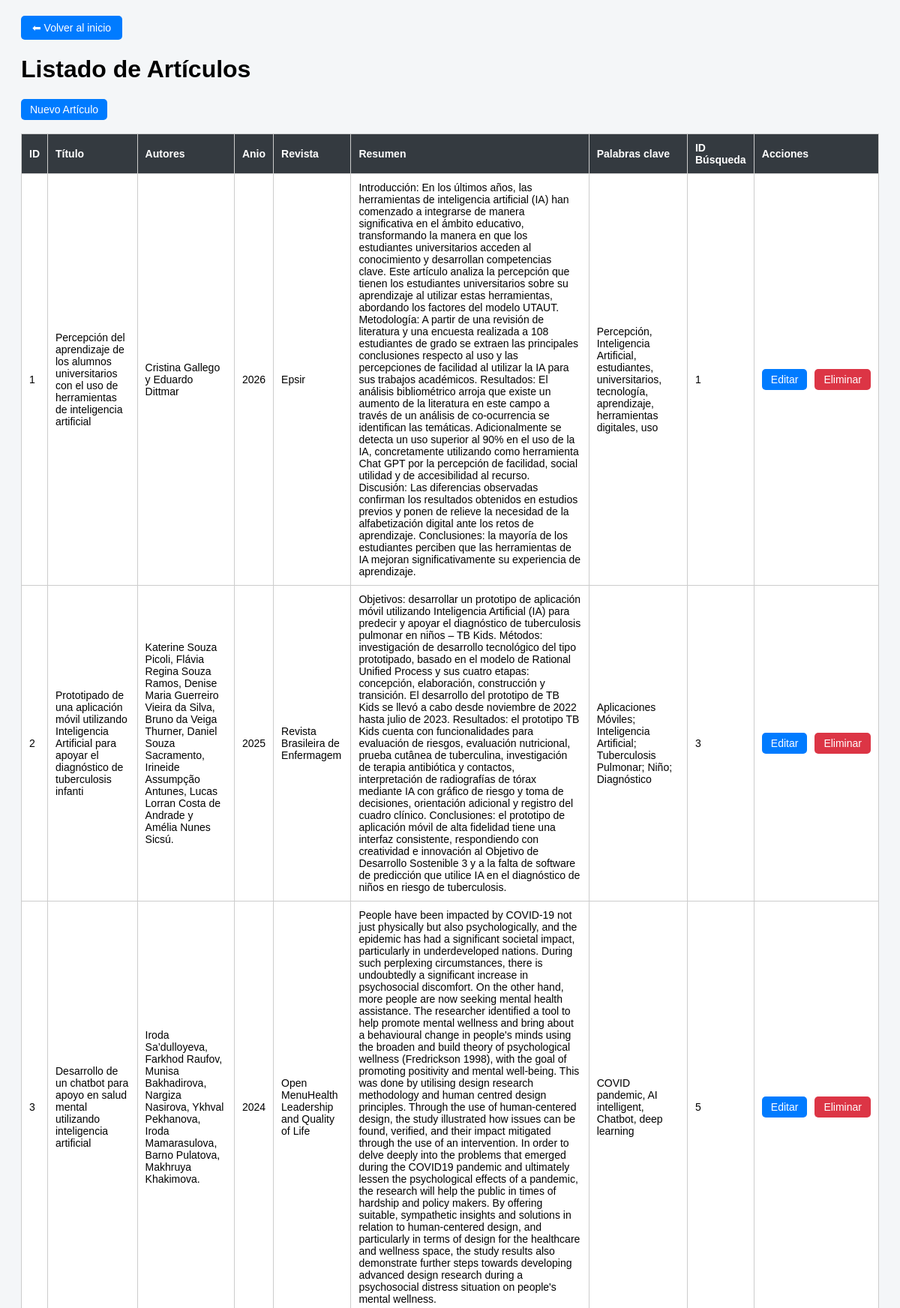
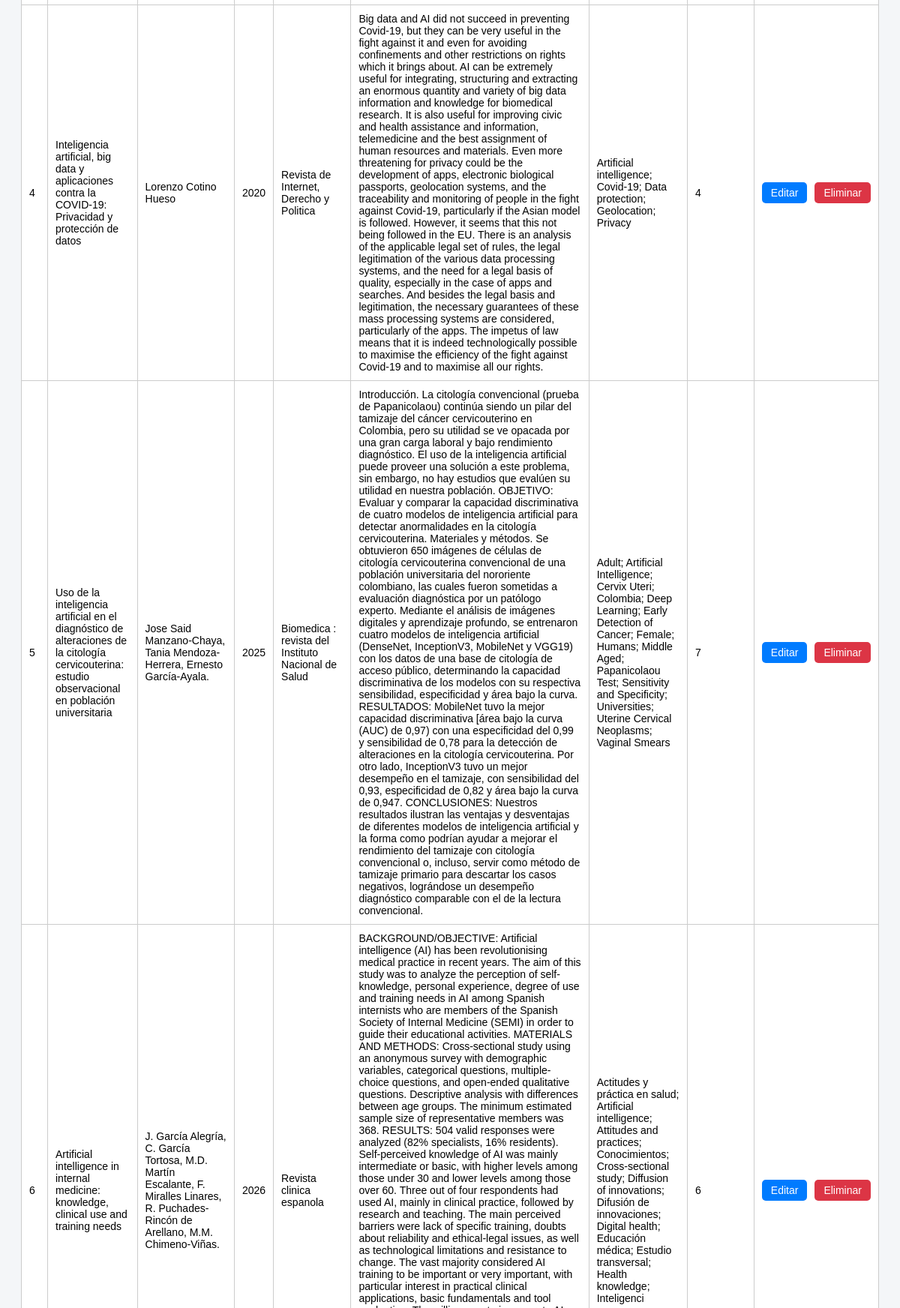
Screenshot of /index.php?modulo=articulo&accion=listar (upper part) with the database file from the repository (2 pictures, top to bottom).
### tables this page shows
CREATE TABLE `tb_articulos` (
  `id_articulos` int(11) NOT NULL,
  `titulo` varchar(255) NOT NULL,
  `autores` varchar(255) NOT NULL,
  `anio` int(11) NOT NULL,
  `revista` varchar(255) NOT NULL,
  `resumen` text NOT NULL,
  `palabras_clave` varchar(255) NOT NULL,
  `busqueda_id` int(11) NOT NULL
);

### Controller/ArticuloController.php (called while the page is built, shortened)
<?php
require_once 'Model/Articulo.php';
class ArticuloController {
public function listar() {
    $articulo = new Articulo();
    $datos = $articulo->obtenerArticulos();
    require_once 'Views/inicio.php';
}
}

### Model/Conexion.php (called while the page is built)
<?php
class Conexion {
    public static function conectar() {
        $host = "localhost";
        $db = "proyectomvc";
        $user = "root";
        $pass = "";
        try {
            $conexion = new PDO(
                "mysql:host=$host;dbname=$db;charset=utf8",
                $user,
                $pass
            );
            $conexion->setAttribute(PDO::ATTR_ERRMODE, PDO::ERRMODE_EXCEPTION);
            return $conexion;
        } catch (PDOException $e) {
            die("Error de conexión: " . $e->getMessage());
        }
    }
}

### Model/Articulo.php (called while the page is built, shortened)
<?php
require_once 'Conexion.php';
class Articulo {
    private $conexion;
    public function __construct() {
        $this->conexion = Conexion::conectar();
    }
    public function obtenerArticulos() {
        $sql = "SELECT * FROM tb_articulos";
        $resultado = $this->conexion->query($sql);
        return $resultado;
    }
}

### Views/inicio.php (the view, shortened to what this page needs)
<!DOCTYPE html>
<html lang="es">
<head>
</head>
<body>
<a href="index.php" class="btn-volver">⬅ Volver al inicio</a>
<br><br>
<h1>Listado de Artículos</h1>
<a href="index.php?modulo=articulo&accion=crear" class="btn btn-editar">Nuevo Artículo</a>
<br><br>
<table>
    <tr>
        <th>ID</th>
        <th>Título</th>
        <th>Autores</th>
        <th>Anio</th>
        <th>Revista</th>
        <th>Resumen</th>
        <th>Palabras clave</th>
        <th>ID Búsqueda</th>
        <th>Acciones</th>
    </tr>
    <?php while ($fila = $datos->fetch(PDO::FETCH_ASSOC)) { ?>
        <tr>
            <td><?php echo $fila['id_articulos']; ?></td>
            <td><?php echo $fila['titulo']; ?></td>
            <td><?php echo $fila['autores']; ?></td>
            <td><?php echo $fila['anio']; ?></td>
            <td><?php echo $fila['revista']; ?></td>
            <td><?php echo $fila['resumen']; ?></td>
            <td><?php echo $fila['palabras_clave']; ?></td>
            <td><?php echo $fila['busqueda_id']; ?></td>
            <td>
                <div class="btn-container">
                    <a href="index.php?modulo=articulo&accion=editar&id=<?php echo $fila['id_articulos']; ?>" class="btn btn-editar">
                        Editar
                    </a>
                    <a href="index.php?modulo=articulo&accion=eliminar&id=<?php echo $fila['id_articulos']; ?>"
                       class="btn btn-eliminar"
                       onclick="return confirm('¿Seguro que deseas eliminar este artículo?');">
                       Eliminar
                    </a>
                </div>
            </td>
        </tr>
    <?php } ?>
</table>
</body>
</html>

### Views/inicio.php (style rules this page uses)
body { font-family: Arial, sans-serif; background-color: #f4f6f8; padding: 20px; }
a { text-decoration: none; padding: 8px 12px; border-radius: 5px; font-size: 14px; }
.btn-volver { background-color: #007bff; color: white; font-size: 14px; border-radius: 5px; padding: 8px 15px; }
table { border-collapse: collapse; width: 100%; background-color: white; }
th, td { padding: 10px; border: 1px solid #ccc; text-align: left; font-size: 14px; }
th { background-color: #343a40; color: white; }
h1 { margin-top: 10px; }
.btn { padding: 6px 12px; border-radius: 5px; font-size: 14px; color: white; text-decoration: none; display: inline-block; }
.btn-editar { background-color: #007bff; }
.btn-eliminar { background-color: #dc3545; }
.btn-container { display: flex; gap: 10px; }

### rows the page displays
tb_articulos: id_articulos "1", titulo "Percepción del aprendizaje de los alumnos universitarios con el uso de herramientas de inteligencia artificial", autores "Cristina Gallego y Eduardo Dittmar", anio "2026", revista "Epsir", resumen "Introducción: En los últimos años, las herramientas de inteligencia artificial (IA) han comenzado a integrarse de manera significativa en el ámbito educativo, transformando la manera en que los estudiantes universitarios acceden al conocimiento y desarrollan competencias clave. Este artículo analiza la percepción que tienen los estudiantes universitarios sobre su aprendizaje al utilizar estas herramientas, abordando los factores del modelo UTAUT. Metodología: A partir de una revisión de literatura y una encuesta realizada a 108 estudiantes de grado se extraen las principales conclusiones respecto al uso y las percepciones de facilidad al utilizar la IA para sus trabajos académicos.…", palabras_clave "Percepción, Inteligencia Artificial, estudiantes, universitarios, tecnología, aprendizaje, herramientas digitales, uso", busqueda "1"
tb_articulos: id_articulos "2", titulo "Prototipado de una aplicación móvil utilizando Inteligencia Artificial para apoyar el diagnóstico de tuberculosis infanti", autores "Katerine Souza Picoli, Flávia Regina Souza Ramos, Denise Maria Guerreiro Vieira da Silva, Bruno da Veiga Thurner, Daniel Souza Sacramento, Irineide Assumpção Antunes, Lucas Lorran Costa de Andrade y Amélia Nunes Sicsú.", anio "2025", revista "Revista Brasileira de Enfermagem", resumen "Objetivos: desarrollar un prototipo de aplicación móvil utilizando Inteligencia Artificial (IA) para predecir y apoyar el diagnóstico de tuberculosis pulmonar en niños – TB Kids. Métodos: investigación de desarrollo tecnológico del tipo prototipado, basado en el modelo de Rational Unified Process y sus cuatro etapas: concepción, elaboración, construcción y transición. El desarrollo del prototipo de TB Kids se llevó a cabo desde noviembre de 2022 hasta julio de 2023. Resultados: el prototipo TB Kids cuenta con funcionalidades para evaluación de riesgos, evaluación nutricional, prueba cutânea de tuberculina, investigación de terapia antibiótica y contactos, interpretación de radiografías de…", palabras_clave "Aplicaciones Móviles; Inteligencia Artificial; Tuberculosis Pulmonar; Niño; Diagnóstico", busqueda "3"
tb_articulos: id_articulos "3", titulo "Desarrollo de un chatbot para apoyo en salud mental utilizando inteligencia artificial", autores "Iroda Sa’dulloyeva, Farkhod Raufov, Munisa Bakhadirova, Nargiza Nasirova, Ykhval Pekhanova, Iroda Mamarasulova, Barno Pulatova, Makhruya Khakimova.", anio "2024", revista "Open MenuHealth Leadership and Quality of Life", resumen "People have been impacted by COVID-19 not just physically but also psychologically, and the epidemic has had a significant societal impact, particularly in underdeveloped nations. During such perplexing circumstances, there is undoubtedly a significant increase in psychosocial discomfort. On the other hand, more people are now seeking mental health assistance. The researcher identified a tool to help promote mental wellness and bring about a behavioural change in people's minds using the broaden and build theory of psychological wellness (Fredrickson 1998), with the goal of promoting positivity and mental well-being. This was done by utilising design research methodology and human centred…", palabras_clave "COVID pandemic, AI intelligent, Chatbot, deep learning", busqueda "5"
tb_articulos: id_articulos "4", titulo "Inteligencia artificial, big data y aplicaciones contra la COVID-19: Privacidad y protección de datos", autores "Lorenzo Cotino Hueso", anio "2020", revista "Revista de Internet, Derecho y Politica", resumen "Big data and AI did not succeed in preventing Covid-19, but they can be very useful in the fight against it and even for avoiding confinements and other restrictions on rights which it brings about. AI can be extremely useful for integrating, structuring and extracting an enormous quantity and variety of big data information and knowledge for biomedical research. It is also useful for improving civic and health assistance and information, telemedicine and the best assignment of human resources and materials. Even more threatening for privacy could be the development of apps, electronic biological passports, geolocation systems, and the traceability and monitoring of people in the fight…", palabras_clave "Artificial intelligence; Covid-19; Data protection; Geolocation; Privacy", busqueda "4"
tb_articulos: id_articulos "5", titulo "Uso de la inteligencia artificial en el diagnóstico de alteraciones de la citología cervicouterina: estudio observacional en población universitaria", autores "Jose Said Manzano-Chaya, Tania Mendoza-Herrera, Ernesto García-Ayala.", anio "2025", revista "Biomedica : revista del Instituto Nacional de Salud", resumen "Introducción. La citología convencional (prueba de Papanicolaou) continúa siendo un pilar del tamizaje del cáncer cervicouterino en Colombia, pero su utilidad se ve opacada por una gran carga laboral y bajo rendimiento diagnóstico. El uso de la inteligencia artificial puede proveer una solución a este problema, sin embargo, no hay estudios que evalúen su utilidad en nuestra población. OBJETIVO: Evaluar y comparar la capacidad discriminativa de cuatro modelos de inteligencia artificial para detectar anormalidades en la citología cervicouterina. Materiales y métodos. Se obtuvieron 650 imágenes de células de citología cervicouterina convencional de una población universitaria del nororiente…", palabras_clave "Adult; Artificial Intelligence; Cervix Uteri; Colombia; Deep Learning; Early Detection of Cancer; Female; Humans; Middle Aged; Papanicolaou Test; Sensitivity and Specificity; Universities; Uterine Cervical Neoplasms; Vaginal Smears", busqueda "7"
tb_articulos: id_articulos "6", titulo "Artificial intelligence in internal medicine: knowledge, clinical use and training needs", autores "J. García Alegría, C. García Tortosa, M.D. Martín Escalante, F. Miralles Linares, R. Puchades-Rincón de Arellano, M.M. Chimeno-Viñas.", anio "2026", revista "Revista clinica espanola", palabras_clave "Actitudes y práctica en salud; Artificial intelligence; Attitudes and practices; Conocimientos; Cross-sectional study; Diffusion of innovations; Difusión de innovaciones; Digital health; Educación médica; Estudio transversal; Health knowledge; Inteligenci", busqueda "6"
